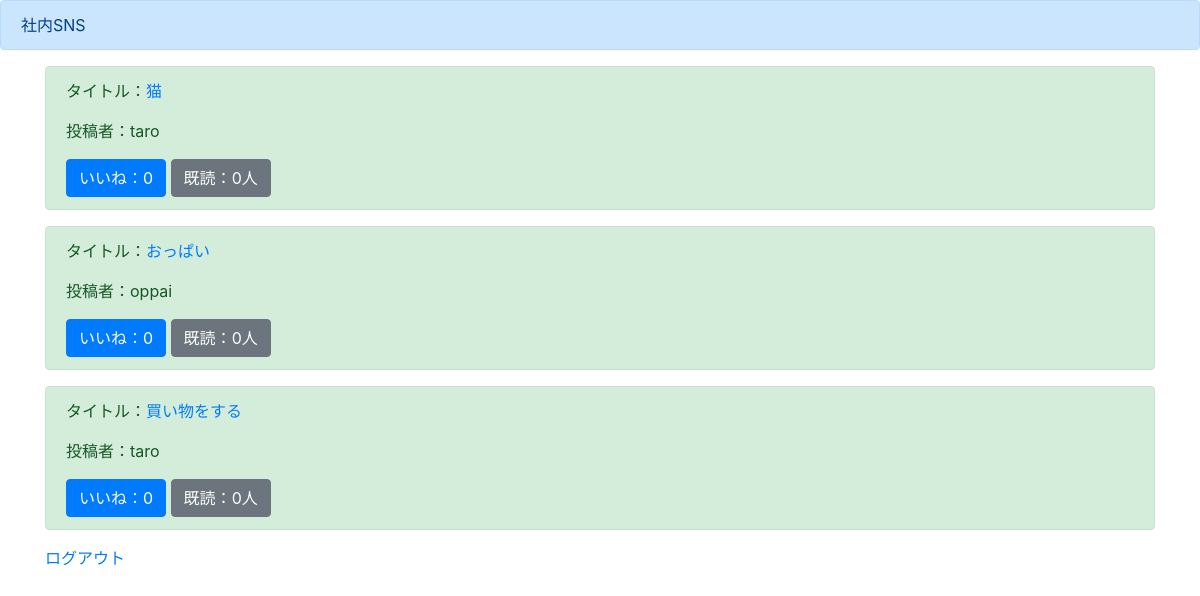
Page /list/ (signed in) on the earlier database version.
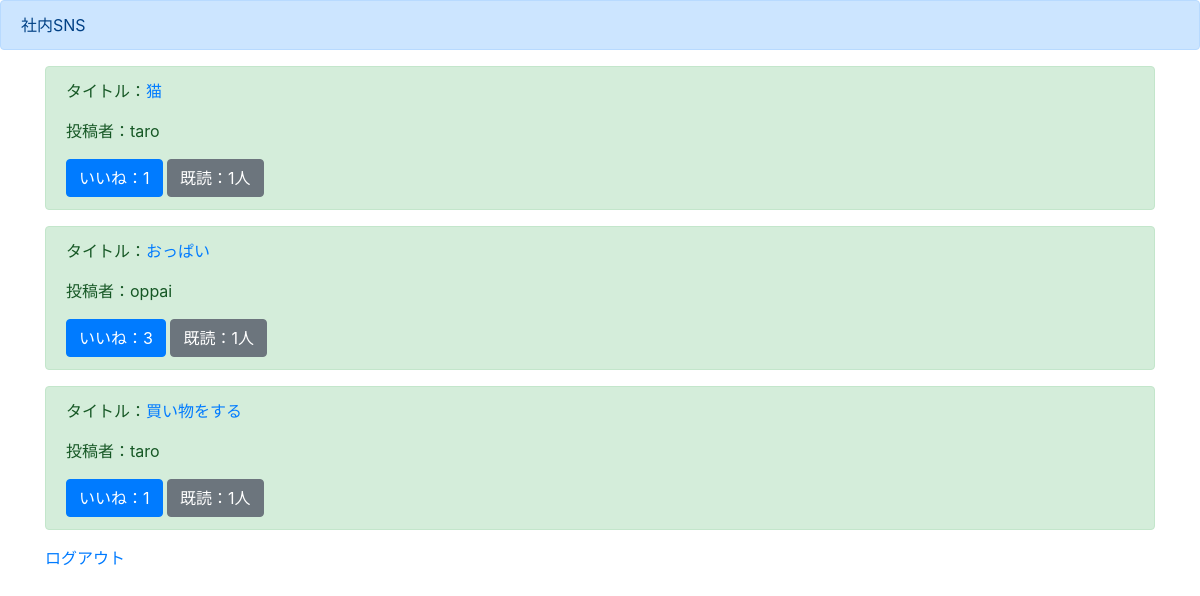
Same page on the later database version.
### boardapp/models.py (models this page shows)
class BoardModel(models.Model):
    title = models.CharField(max_length=100)
    content = models.TextField()
    author = models.CharField(max_length=100)
    images = models.ImageField(upload_to='')
    good = models.IntegerField(null=True, blank=True, default=0)
    read = models.IntegerField(null=True, blank=True, default=0)
    readtext = models.CharField(max_length=100, null=True, blank=True, default='a')

### boardapp/views.py (the view)
# urls.py: path('list/', listfunc, name='list'),
@login_required
def listfunc(request):
    object_list = BoardModel.objects.all()
    return render(request, 'list.html', {'object_list':object_list})

### templates/list.html (shortened to what this page needs)
{% extends 'base.html' %}
{% block header %}
<div class="alert alert-primary" role="alert">
 社内SNS
</div>
{% endblock header %}
{% block content %}
<div class='container'>
    {% for item in object_list %}
    <div class="alert alert-success" role="alert">
        <p>タイトル：<a href="{% url 'detail' item.pk %}">{{item.title}}</a></p>
        <p>投稿者：{{item.author}}</p>
        <a href="#" class="btn btn-primary" role="button" aria-pressed="true">いいね：{{item.good}}</a>
        <a href="#" class="btn btn-secondary" role="button" aria-pressed="true">既読：{{item.read}}人</a>
    </div>
    {% endfor %}
    <a href="{% url 'logout' %}">ログアウト</a>
</div>
{% endblock content %}

### templates/base.html (shortened to what this page needs)
<!doctype html>
<html lang="en">
  <head>
    <link rel="stylesheet" href="https://stackpath.bootstrapcdn.com/bootstrap/4.3.1/css/bootstrap.min.css">
  </head>
  <body>
    {% block header %}
    {% endblock header %}
    {% block content %}
    {% endblock content %}
  </body>
</html>

Differences in the rows shown:
changed BoardModel (number 1 of 3 on the later page): good "0" → "1"; read "0" → "1"
changed BoardModel "おっぱい": good "0" → "3"; read "0" → "1"
changed BoardModel "買い物をする": good "0" → "1"; read "0" → "1"
